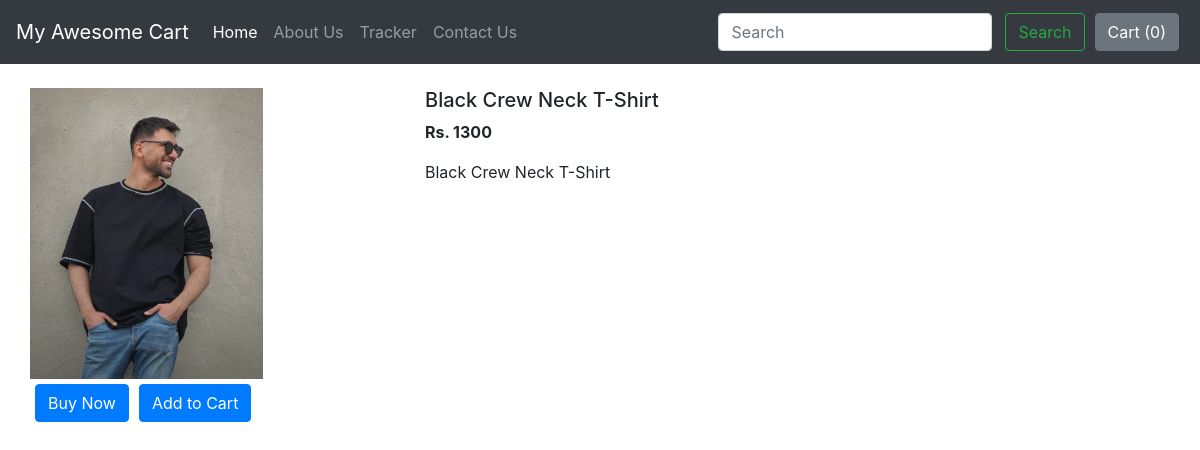
/shop/products/16, run on the app's committed database.
### shop/models.py (models this page shows, shortened)
class Product(models.Model):
    product_id = models.AutoField
    product_name = models.CharField(max_length=26)
    category = models.CharField(max_length=50, default="")
    subcategory = models.CharField(max_length=50, default="")
    price = models.IntegerField(default=0)
    desc = models.CharField(max_length=4000, default="No description Provided.")
    pub_date = models.DateField()
    image = models.ImageField(upload_to="shop/images", default="")

### shop/views.py (the view)
# urls.py: path('products/<int:myid>', views.productView, name="ProductView"),
def productView(request, myid):
    product = Product.objects.filter(id=myid)
    return render(request, "shop/prodview.html", {'product': product[0]})

### shop/templates/shop/prodview.html (shortened to what this page needs)
{% extends 'shop/basic.html' %}
{% block body %}
<div class="container my-4">
    <div class="row">
        <div class="col-md-4">
            <div class="row">
        <img src="/media/{{ product.image }}" width="233px" >
            </div>
                <div class="row">
                    <button class="btn btn-primary">Buy Now</button>
                    <button class="btn btn-primary">Add to Cart</button>
                </div>
        </div>
            <div class="col-md-8">
        <h5>{{ product.product_name }}</h5>
        <p><strong>Rs. {{ product.price }}</strong></p>
        <p>{{ product.desc }}</p>
            </div>
    </div>
</div>
{% endblock %}

### shop/templates/shop/basic.html (style rules this page uses)
.btn, .btn-secondary { margin: 5px; }

### data on the page
Product: image (picture), product_name "Black Crew Neck T-Shirt", price "1300", desc "Black Crew Neck T-Shirt"
